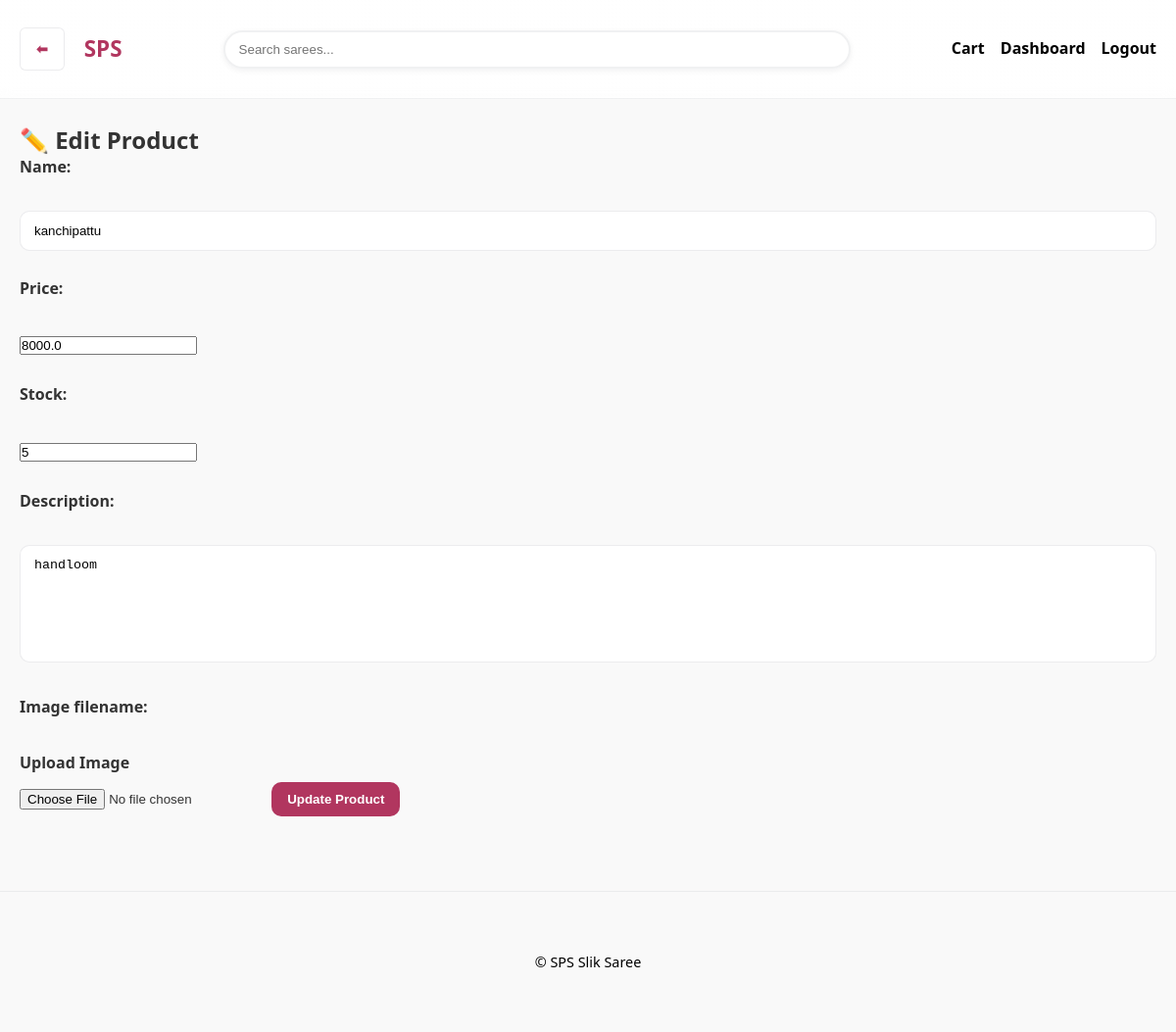
/admin/products/edit/2 (signed in), run on the app's committed database.
### models.py (models this page shows, shortened)
class Product(db.Model):
    id = db.Column(db.Integer, primary_key=True)
    name = db.Column(db.String(120), nullable=False)
    slug = db.Column(db.String(120), unique=True, nullable=False)
    description = db.Column(db.Text)
    price = db.Column(db.Float, nullable=False)
    image = db.Column(db.String(300))
    stock = db.Column(db.Integer, default=0)

### app.py (the view, shortened to what this page needs)
@app.route("/admin/products/edit/<int:product_id>", methods=["GET", "POST"])
def edit_product(product_id):
    if "admin" not in session:
        return redirect(url_for("admin_login"))
    product = Product.query.get_or_404(product_id)
    return render_template("edit_product.html", product=product)

### templates/edit_product.html
{% extends "base.html" %}
{% block content %}
<h2>✏️ Edit Product</h2>
<form method="post">
  <label>Name:</label><br>
  <input type="text" name="name" value="{{ product.name }}" required><br><br>
  <label>Price:</label><br>
  <input type="number" step="0.01" name="price" value="{{ product.price }}" required><br><br>
  <label>Stock:</label><br>
  <input type="number" name="stock" value="{{ product.stock }}" required><br><br>
  <label>Description:</label><br>
  <textarea name="description">{{ product.description }}</textarea><br><br>
  <label>Image filename:</label><br>
  <label>Upload Image</label>
        <input type="file" name="image" accept="image/*">
  <button type="submit">Update Product</button>
</form>
{% endblock %}

### static/css/styles.css (style rules this page uses)
:root { --max-width: 1200px; --accent: #b1365f; --accent-2: #ff6f91; --bg: #faf9f8; --card: #ffffff; --muted: #000; --radius: 14px; --shadow: 0 6px 18px rgba(17, 24, 39, 0.08); --surface-shadow: 0 2px 6px rgba(17, 24, 39, 0.06); }
*, *::before, *::after { box-sizing: border-box; }
html, body { height: 100%; margin: 0; }
body { font-family: "Inter", ui-sans-serif, system-ui, -apple-system, 'Segoe UI', Roboto, 'Helvetica Neue', Arial; background: var(--bg); color: #0f172a; line-height: 1.6; -webkit-font-smoothing: antialiased; }
h1, h2, h3, h4, h5 { margin: 0; font-weight: 700; line-height: 1.2; }
.btn, button[type="submit"] { background: var(--accent); color: #fff; border: none; padding: 10px 16px; text-decoration: none; border-radius: 10px; cursor: pointer; font-weight: 700; transition: background .25s ease, transform .15s ease; }
input[type="text"], input[type="tel"], input[type="email"], textarea { width: 100%; padding: 12px 14px; border-radius: 10px; border: 1px solid rgba(15, 23, 42, 0.08); resize: none; outline: none; transition: border-color .25s ease, box-shadow .25s ease; }
label { font-weight: 600; margin-bottom: 6px; display: block; }
textarea { min-height: 120px; resize: none; }
* { margin: 0; padding: 0; box-sizing: border-box; }
body { font-family: "Segoe UI", Arial, sans-serif; line-height: 1.6; background: #f9f9f9; color: #333; padding: 0; margin: 0; }

### data on the page
Product: name "kanchipattu", price "8000.0", stock "5", description "handloom"
